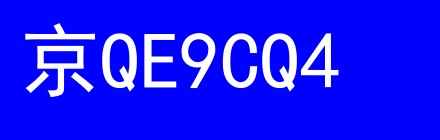
#> input picture 实验一基于阈值分割的车牌定位识别/test_dataset/000_京QE9CQ4.jpg, 440 x 140 px; its folder holds 3 pictures in this run
$ python main_algorithm1.py
#> lines starting #> are read from the running program, lines starting #| are printed output that depends on the picture; after the words box and inside, x2 and y2 are one past the last pixel; in counts of white or black regions, pixels touching at a corner belong together
# -*- coding: utf-8 -*-
import cv2
import numpy as np
import os


class LPR_Deep_Tutorial:
    def __init__(self, template_dir="./templates"):
        # 统一字符尺寸：这是模板匹配的关键，待测图和库图必须都是这个尺寸
        self.char_w = 20
        self.char_h = 40
        self.template_lib = self._build_library(template_dir)

    def _build_library(self, path):
        """步骤3：建库 - 识别图片要与库尺寸一致"""
        lib = {}
        if not os.path.exists(path):
            print(f"警告：模板库路径 {path} 不存在")
            return lib

        # 遍历文件夹，如 "A.jpg", "苏.jpg", "1.jpg"
        for f in os.listdir(path):
            if f.endswith(('.jpg', '.png', '.bmp')):
                char_name = f.split(".")[0]
                # 使用imdecode支持中文路径
                img = cv2.imdecode(np.fromfile(os.path.join(path, f), dtype=np.uint8), 0)
                if img is not None:
                    # 强制调整为标准尺寸 (20x40)
                    lib[char_name] = cv2.resize(img, (self.char_w, self.char_h))
        print(f"成功加载 {len(lib)} 个模板字符")
        return lib

    def run_canny_steps(self, gray_img):
        """Canny全流程"""
        step1_blur = cv2.GaussianBlur(gray_img, (3, 3), 0)
        edges = cv2.Canny(step1_blur, 100, 200)
        return edges

    def segment_chars(self, plate_bin):
        """利用垂直投影法分割字符"""
        # 确保是二值图
        if len(plate_bin.shape) > 2:
            plate_bin = cv2.cvtColor(plate_bin, cv2.COLOR_BGR2GRAY)

        # 关键讲究：车牌识别通常需要“黑底白字”进行投影
        # 如果背景白字符黑，需翻转：plate_bin = cv2.bitwise_not(plate_bin)

        # 1. 垂直投影
        vertical_proj = np.sum(plate_bin, axis=0) / 255

        char_bounds = []
        in_char = False
        start = 0
        threshold = 5  # 噪声阈值，根据图片清晰度调整

        for i, val in enumerate(vertical_proj):
            if val > threshold and not in_char:
                start = i
                in_char = True
            elif val <= threshold and in_char:
                if i - start > 5:  # 过滤太窄的噪点
                    char_bounds.append((start, i))
                in_char = False

        char_imgs = []
        for (s, e) in char_bounds:
            char_roi = plate_bin[:, s:e]
            # 缩放到与模板库一致的尺寸
            resized_char = cv2.resize(char_roi, (self.char_w, self.char_h))
            char_imgs.append(resized_char)
        return char_imgs

    def match_chars(self, char_imgs):
        """核心比对逻辑：模板匹配"""
        if not self.template_lib:
            return "No Templates"

        result = ""
        for i, char_img in enumerate(char_imgs):
            best_score = -1
            best_char = "?"

            for name, template in self.template_lib.items():
                # TM_CCOEFF_NORMED：相关系数匹配，值越大越相似
                res = cv2.matchTemplate(char_img, template, cv2.TM_CCOEFF_NORMED)
                score = np.max(res)

                if score > best_score:
                    best_score = score
                    best_char = name

            result += best_char
            # 调试显示：查看切下来的字
            cv2.imshow(f"Seg_Char_{i}", char_img)
        return result

    def process_and_learn(self, img_path):
#> called with img_path = './test_dataset/000_京QE9CQ4.jpg'
        src = cv2.imdecode(np.fromfile(img_path, dtype=np.uint8), cv2.IMREAD_COLOR)
#> src is the input picture: shape (140, 440, 3); mean B, G, R 251.5, 27.2, 27.1
        if src is None: return
        gray = cv2.cvtColor(src, cv2.COLOR_BGR2GRAY)
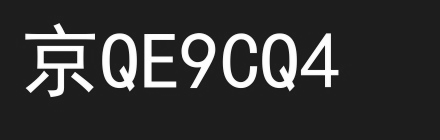
#> gray: shape (140, 440); min 24, max 255, mean 52.8

        # 1. 定位逻辑
        edges = self.run_canny_steps(gray)
#> in run_canny_steps, `step1_blur = cv2.GaussianBlur(gray_img, (3, 3), 0)`:
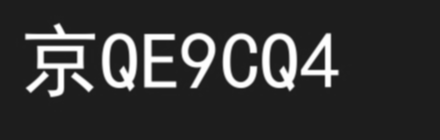
#> step1_blur: shape (140, 440); min 29, max 255, mean 52.8
#> in run_canny_steps, `edges = cv2.Canny(step1_blur, 100, 200)`:
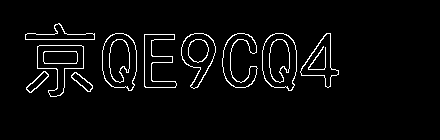
#> edges: shape (140, 440); 3.7% white in thin lines or dots, all inside (x1, y1, x2, y2) = (25, 23, 339, 97)
        kernel = cv2.getStructuringElement(cv2.MORPH_RECT, (25, 5))
        closed = cv2.morphologyEx(edges, cv2.MORPH_CLOSE, kernel)
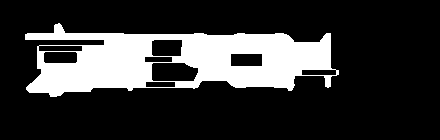
#> closed: shape (140, 440); 20.7% white; 1 white region

        contours, _ = cv2.findContours(closed, cv2.RETR_EXTERNAL, cv2.CHAIN_APPROX_SIMPLE)
#> contours = 1 contour; box (x1, y1, x2, y2) and area: (25, 23, 339, 97) 14938

        for c in contours:
            x, y, w, h = cv2.boundingRect(c)
            if 2.0 < w / h < 5.5 and w > 60:
                # 提取车牌 ROI
                plate_roi = gray[y:y + h, x:x + w]

                # 2. 阈值分割 (实验要求2)
                # 使用 OTSU 自动阈值，并根据需要决定是否要 cv2.THRESH_BINARY_INV
                _, plate_bin = cv2.threshold(plate_roi, 0, 255, cv2.THRESH_BINARY + cv2.THRESH_OTSU)

                # 重要：模板匹配通常识别“白字”，如果二值化后字是黑的，请反色
                # 假设车牌字符占比小于背景，我们可以通过像素统计判断是否反色
                if np.sum(plate_bin == 255) > np.sum(plate_bin == 0):
                    plate_bin = cv2.bitwise_not(plate_bin)

                cv2.imshow("Plate_Binary", plate_bin)

                # 3. 字符分割与识别 (实验要求3)
                char_list = self.segment_chars(plate_bin)
                plate_num = self.match_chars(char_list)

                print(f"车牌位置: [{x},{y}] 识别结果: {plate_num}")

                # 绘制结果
                cv2.rectangle(src, (x, y), (x + w, y + h), (0, 255, 0), 2)
                cv2.putText(src, plate_num, (x, y - 10), cv2.FONT_HERSHEY_SIMPLEX, 1, (0, 0, 255), 2)
                cv2.imshow("Result", src)
                break
#> this loop made 1 pass
#> (x, y, w, h, threshold in segment_chars, plate_num) on pass 1: (25, 23, 314, 74, 5, 'No Templates')
#| 车牌位置: [25,23] 识别结果: No Templates
#> pass 1, in process_and_learn, `plate_roi = gray[y:y + h, x:x + w]`:
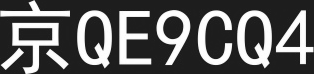
#> plate_roi: shape (74, 314); min 24, max 255, mean 92
#> pass 1, in process_and_learn, `_, plate_bin = cv2.threshold(plate_roi, 0, 255, cv2.THRESH_BINARY + cv..`:
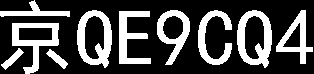
#> plate_bin: shape (74, 314); 28.5% white; 10 white regions, largest, box (x1, y1, x2, y2) and area: (77, 10, 112, 68) 986, (237, 10, 272, 68) 986, (12, 23, 59, 74) 888
#> pass 1, in process_and_learn, `cv2.imshow("Result", src)`:
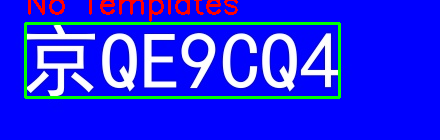
#> window 'Result': shape (140, 440, 3); mean B, G, R 237.1, 36.7, 31.9

        cv2.waitKey(0)
        cv2.destroyAllWindows()


if __name__ == "__main__":
    # 请确保 ./templates 文件夹下有字符图片
    lpr = LPR_Deep_Tutorial(template_dir="./templates")
    lpr.process_and_learn("./test_dataset/000_京QE9CQ4.jpg")  # 替换为你的测试图路径


'''
GitHub 地址： asishjose/license-plate-detection-opencv
GitHub 地址： MoazHassan2022/License-Plate-Recognition
话题：https://gemini.google.com/app/e966ea12ce221d8c
1. 经典入门型：License-Plate-Recognition (OpenCV + Template Matching)
这个项目几乎是为你这张实验单“量身定制”的。它完全避开了复杂的深度学习，只使用传统的图像处理方法。

核心流程： 灰度化 -> 边缘检测 (Canny) -> 轮廓寻找 -> 阈值分割 -> 模板匹配。

匹配点： 实验要求中的“字符归一化”和“建立库、比对”在代码中都有清晰的体现。

GitHub 地址： MoazHassan2022/License-Plate-Recognition
https://github.com/asishjose/license-plate-detection-opencv
特点： 逻辑简单，适合新手对照实验报告编写。

2. 流程最全型：Python_Plate_Recognition
这个项目在实现定位的同时，重点展示了图像预处理的每一个步骤（如高斯模糊、Sobel/Canny 边缘检测等）。

实验关联： 非常适合用来观察“梯度计算”和“边缘提取”的中间结果。

GitHub 地址： asishjose/license-plate-detection-opencv
https://github.com/MoazHassan2022/License-Plate-Recognition
特点： 代码注释详尽，方便你直接截取中间过程图作为实验报告的内容。
'''
